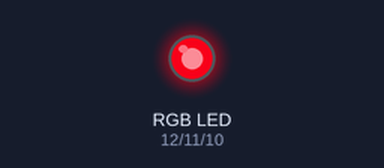
Recording of a sketch running on a simulated Arduino Mega 2560, built with avr-gcc and run on an emulated ATmega2560. Shown: an RGB LED mixed from three pins (HIGH = lit). Dim RGB values are drawn brighter than linear; pins used as bus, display or sensor lines are not drawn.

Above: at 4.58 s.
At 16.62 s:
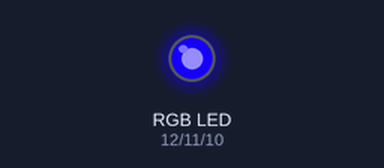
At 38.1 s:
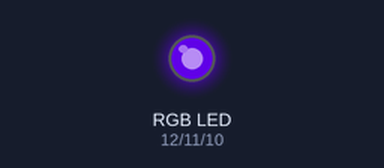
At 39.02 s:
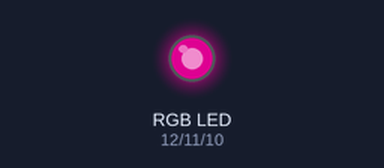
Timing chart, 0 to 40.0 s (numbered marks = the images above):
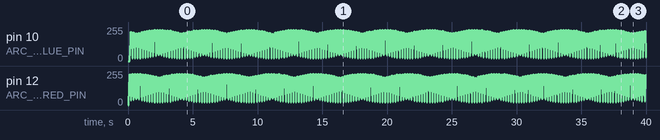

The sketch:

AnalAnnihilatorSuit.ino
```cpp
/**
 * This is the program code responsible for running the microcontroller brain of the suit.
 * @attention ATMega2560
 *
 * @author ona li toki e jan Epiphany tawa mi.
 */

/**
 * Red PWM pin of the arc reactor's LEDs.
 */
#define ARC_REACTOR_RED_PIN 12
/**
 * Green PWM pin of the arc reactor's LEDs.
 */
#define ARC_REACTOR_GREEN_PIN 11
/**
 * Blue PWM pin of the arc reactor's LEDs.
 */
#define ARC_REACTOR_BLUE_PIN 10

/**
 * Data and code regarding the arc-reactor-like LED array on the front of the suit.
 */
namespace arcReactor {
    uint8_t columnPins[] = {22, 23, 24, 25, 26, 27, 28, 29};
    uint8_t columns = 8;
    uint8_t rowPins[] = {30, 31, 32, 33, 34, 35, 36};
    uint8_t rows = 7;

    void initialize() {
        for (uint8_t pin : arcReactor::columnPins)
            pinMode(pin, OUTPUT);
        for (uint8_t pin : arcReactor::rowPins)
            pinMode(pin, OUTPUT);

        pinMode(ARC_REACTOR_RED_PIN,   OUTPUT);
        pinMode(ARC_REACTOR_GREEN_PIN, OUTPUT);
        pinMode(ARC_REACTOR_BLUE_PIN,  OUTPUT);;
    }

    /**
     * A buffer used to store the colors that the arc reactor should display.
     */
    uint32_t displayBuffer[60] = {0};

    /**
     * Outputs the color data stored in the buffer to the LED array.
     * @attention This needs to be called constantly in a loop to keep up the display.
     */
    void outputBuffer() {
        uint8_t previousColumnPin = -1
              , previousRowPin = -1;

        for (uint8_t column = 0; column < columns; column++)
            for (uint8_t row = 0; row < rows; row++) {
                uint32_t color = arcReactor::displayBuffer[column * rows + row];
                uint8_t red = (color & 0xFF0000) >> 16;
                uint8_t blue = (color & 0x00FF00) >> 8;
                uint8_t green = color & 0x0000FF;

                // Unselects previous LED.
                if (previousColumnPin != -1) {
                    digitalWrite(previousColumnPin, LOW);
                    digitalWrite(previousRowPin, LOW);
                }

                digitalWrite(ARC_REACTOR_RED_PIN, red);
                digitalWrite(ARC_REACTOR_GREEN_PIN, blue);
                digitalWrite(ARC_REACTOR_BLUE_PIN, green);
                // Selects LED to output to.
                previousColumnPin = columnPins[column];
                digitalWrite(previousColumnPin, HIGH);
                previousRowPin = rowPins[row];
                digitalWrite(previousRowPin, HIGH);
            }

        // Unselect final pin.
        digitalWrite(previousColumnPin, LOW);
        digitalWrite(previousRowPin, LOW);
    }
}

void setup() {
	arcReactor::initialize();
}

uint8_t snake = 0;
uint32_t color = 0xFF0000;

void loop() {
	arcReactor::outputBuffer();

    arcReactor::displayBuffer[snake] = color;

    if (++snake >= 60) {
        snake = 0;
        color = color == 0xFF0000 ? 0x0000FF : 0xFF0000;
    }
}
```
